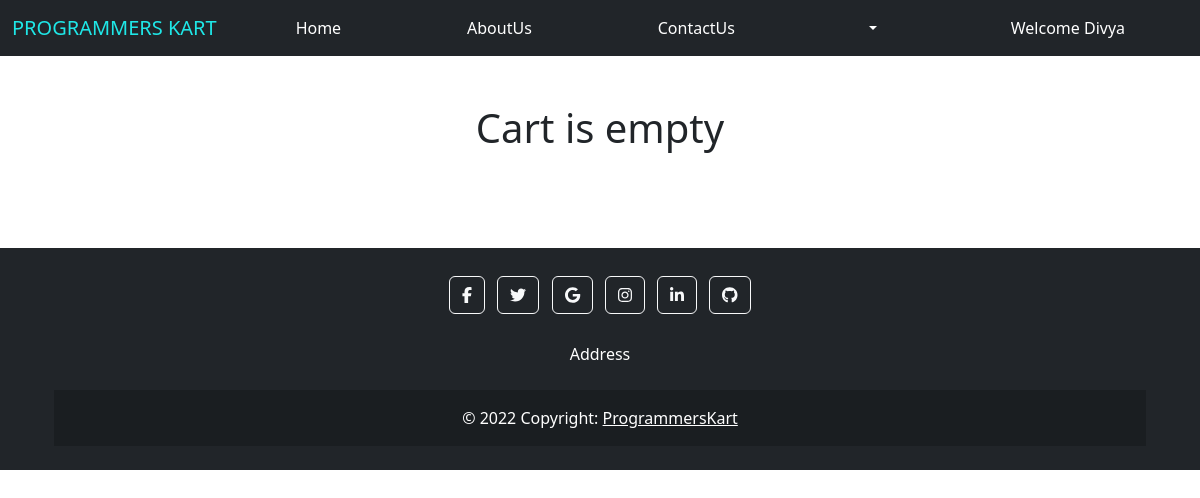
/cart/ (signed in), run on an earlier commit of the app's database.
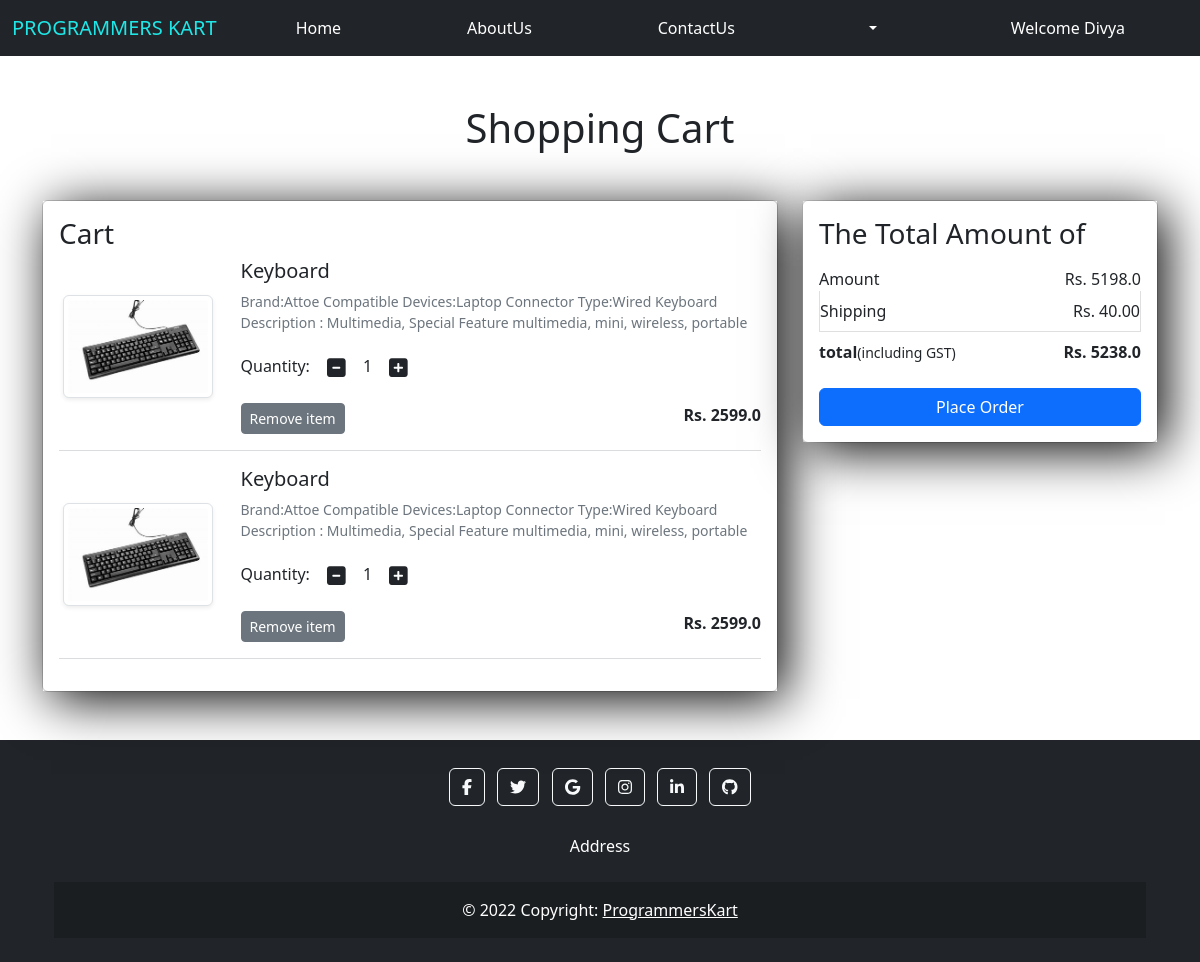
And on a later commit of the database.
### proKApp/models.py (models this page shows, shortened)
class Cart(models.Model):
    user = models.ForeignKey(User,on_delete=models.CASCADE)
    product = models.ForeignKey(Product,on_delete=models.CASCADE)
    quantity = models.PositiveIntegerField(default=1)

class Product(models.Model):
    title = models.CharField(max_length=100)
    selling_price = models.FloatField()
    description = models.TextField()
    category = models.CharField(choices=CATEGORY_CHOICES, max_length=2)
    product_image = models.ImageField(upload_to='product')

### proKApp/views.py (the view)
# urls.py: path('cart/',views.show_cart, name='showcart'),
def show_cart(request):
    user = request.user
    cart = Cart.objects.filter(user=user)
    amount=0
    for p in cart:
        value = p.quantity * p.product.selling_price
        amount = amount + value
    totalamount = amount + 40
    return render(request,'apps/addtocart.html',locals())

### proKApp/templates/apps/addtocart.html (shortened to what this page needs)
{%extends 'apps/base.html' %}
{% load static %}
{%block content%}
<div class="container my-5">
<div class="row">
    {% if cart %}
    <h1 class="text-center mb-5">Shopping Cart</h1>
    <div class="col-sm-8">
        <div class="card">
            <div class="card-body">
                <h3>Cart</h3>
                {% for item in cart %}
                <div class="row">
                    <div class="col-sm-3 text-center align-self-center">
                        <img src="{{item.product.product_image.url}}" alt="" class="img-fluid img-thumbnail shadow-sm" height="150" width="150">
                    </div>
                    <div class="col-sm-9">
                        <div>
                            <h5>{{item.product.title}}</h5>
                            <p class="mb-2 text-muted small">{{item.product.description}}</p>
                            <div class="my-3">
                                <label for="quantity">Quantity: </label>
                                <a class="minus-cart btn" pid={{item.product.id}}><i class="fas fa-minus-square fa-lg"></i></a>
                                    <span id="quantity">{{item.quantity}}</span>
                                <a class="plus-cart btn" pid="{{item.product.id}}"><i class="fas fa-plus-square fa-lg"></i></a>
                            </div>
                            <div class="d-flex justify-content-between">
                                <a href="#" class="remove-cart btn btn-sm btn-secondary mr-3" pid="{{item.product.id}}">Remove item</a>
                                <p class="mb-0"><span><strong>Rs. {{item.product.selling_price}}</strong></span></p>
                            </div>
                        </div>
                    </div>
                </div>
                <hr class="text-muted">
                {% endfor %}
            </div>
        </div>
    </div>
    <div class="col-sm-4">
        <div class="card">
            <div class="card-body">
                <h3>The Total Amount of</h3>
                <ul class="list-group">
                    <li class="list-group-item d-flex justify-content-between align-items-center border-0 px-0 pb-0">Amount <span id="amount">Rs. {{amount}}</span></li>
                    <li class="list-group-item d-flex justify-content-between align-items-center px-0">Shipping <span>Rs. 40.00</span></li>
                    <li class="list-group-item d-flex justify-content-between align-items-center border-0 px-0 mb-3">
                        <div>
                            <strong>total</strong><small>(including GST)</small>
                        </div>
                        <span id="totalamount"><strong>Rs. {{totalamount}}</strong></span>
                    </li>
                </ul>
                <div class="d-grid"><a href="{% url 'checkout' %}" class="btn btn-primary">Place Order</a></div>
            </div>
        </div>
    </div>
    {%else%}
        <h1 class="text-center mb-5">Cart is empty</h1>
    {%endif%}
</div>
</div>
{%endblock content%}

### proKApp/templates/apps/base.html (shortened to what this page needs)
<!DOCTYPE html>
<html lang="en">
<head>
    <link href="https://cdn.jsdelivr.net/npm/bootstrap@5.2.3/dist/css/bootstrap.min.css" rel="stylesheet">
    <link href="https://use.fontawesome.com/releases/v5.0.4/css/all.css" rel="stylesheet">
    {% load static %}
    <link rel="stylesheet" href="{% static 'css/home.css'%}" />
    <link rel="stylesheet" href="{% static 'css/signUp.css'%}" />
    <link rel="stylesheet" href="{% static 'css/signIn.css'%}" />
    <link rel="stylesheet" href="https://cdnjs.cloudflare.com/ajax/libs/font-awesome/4.7.0/css/font-awesome.min.css">
</head>
<body>
    <nav class="navbar navbar-expand-lg navbar-dark bg-dark ">
        <div class="container-fluid">
          <a class="navbar-brand" href="{% url 'home' %}" style="color: rgb(31, 231, 231);">PROGRAMMERS KART</a>
          <div class="collapse navbar-collapse" id="navbarScroll">
            <ul class="navbar-nav me-auto my-2 my-lg-0 navbar-nav-scroll nav-fill w-100" style="--bs-scroll-height: 100px;">
              {% if request.user.is_authenticated %}
              <li class="nav-item">
                <a class="nav-link active" aria-current="page" href="{% url 'home' %}">Home</a>
              </li>
              <li class="nav-item">
                <a class="nav-link active" href="{% url 'about' %}">AboutUs</a>
              </li>
              <li class="nav-item">
                <a class="nav-link active" href="{% url 'contactUs' %}">ContactUs</a>
              </li>
              <li class="nav-item dropdown mx-2">
                <a href="#" class="nav-link dropdown-toggle text-white" id="profileDropdown" role="button" data-bs-toggle="dropdown"></a>
              </li>
                  <li class="nav-item">
                    <a class="nav-link active" href="{% url 'profile' %}">Welcome {{request.user}}</a>
                  </li>
            {% endif %}
          </ul>
          </div>
        </div>
      </nav>
      {% block content %}{% endblock content%}
<footer class="bg-dark text-center text-white mb-0">
    <div class="container p-4">
      <section class="mb-4">
        <a class="btn btn-outline-light btn-floating m-1" href="#!" role="button">
            <i class="fab fa-facebook-f"></i>
        </a>
        <a class="btn btn-outline-light btn-floating m-1" href="#!" role="button">
            <i class="fab fa-twitter"></i>
        </a>
        <a class="btn btn-outline-light btn-floating m-1" href="#!" role="button">
            <i class="fab fa-google"></i>
        </a>
        <a class="btn btn-outline-light btn-floating m-1" href="#!" role="button">
            <i class="fab fa-instagram"></i>
        </a>
        <a class="btn btn-outline-light btn-floating m-1" href="#!" role="button">
            <i class="fab fa-linkedin-in"></i>
        </a>
        <a class="btn btn-outline-light btn-floating m-1" href="#!" role="button">
            <i class="fab fa-github"></i>
        </a>
      </section>
      <section class="mb-4">
        <p>
          Address
        </p>
      </section>
    <div class="text-center p-3" style="background-color: rgba(0, 0, 0, 0.2);">
      © 2022 Copyright:
      <a class="text-white" href="">ProgrammersKart</a>
    </div>
  </footer>
</body>
</html>

### proKApp/static/apps/css/signUp.css (style rules this page uses)
.card-body { box-shadow: 8px 8px 50px #000; }
label { margin-bottom: 8px; }

### proKApp/static/apps/css/signIn.css (style rules this page uses)
body { margin:0; border:0; }

What changed in the data, as far as the page shows it:
added Cart: product.product_image (picture), product "Keyboard", product.description "Brand:Attoe Compatible Devices:Laptop Connector Type:Wired Keyboard Description : Multimedia, Special Feature multimedia, mini, wireless, portable", quantity "1", product.selling_price "2599.0"
added Cart: product.product_image (picture), product "Keyboard", product.description "Brand:Attoe Compatible Devices:Laptop Connector Type:Wired Keyboard Description : Multimedia, Special Feature multimedia, mini, wireless, portable", quantity "1", product.selling_price "2599.0"
Also different on the page:
{{ amount }}: (not shown) → "5198.0"
{{ totalamount }}: (not shown) → "5238.0"
text no longer shown: "Cart is empty"
text now shown: "Shopping Cart Cart The Total Amount of Amount Rs. Shipping Rs. 40.00 total (including GST) Rs. Place Order"
